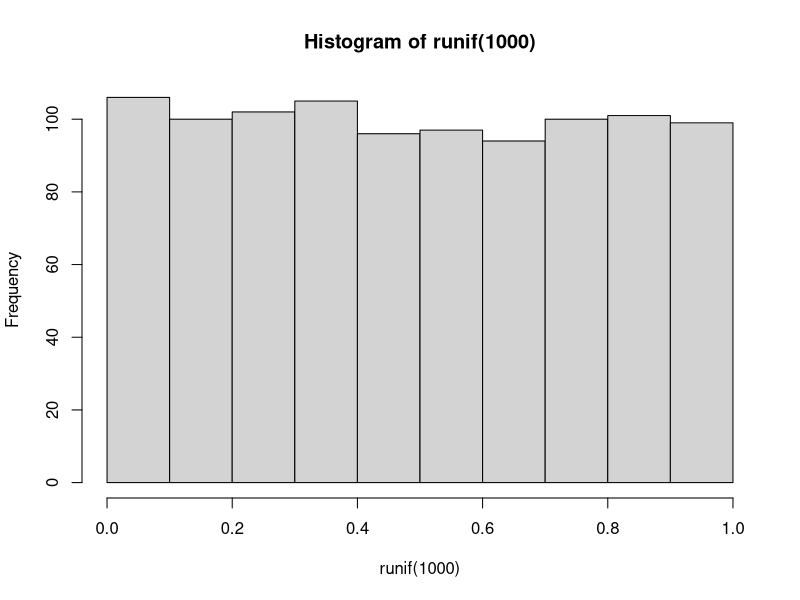
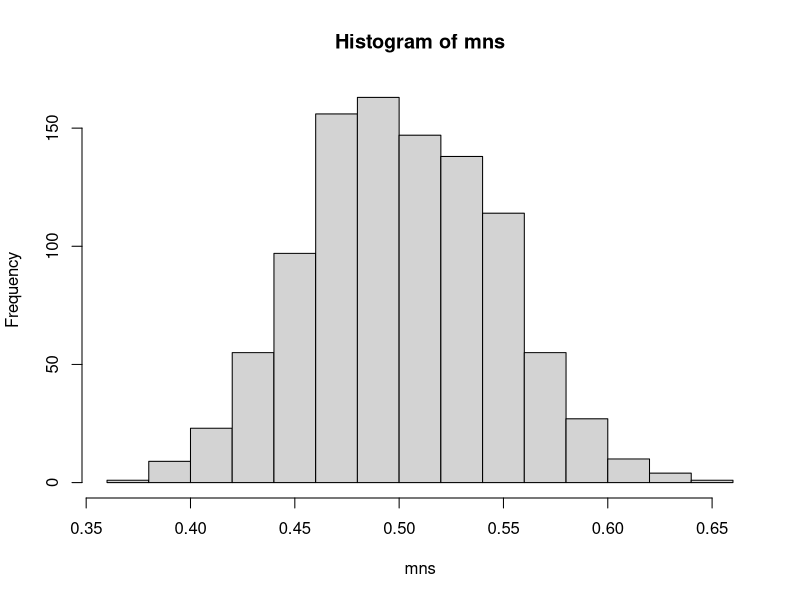
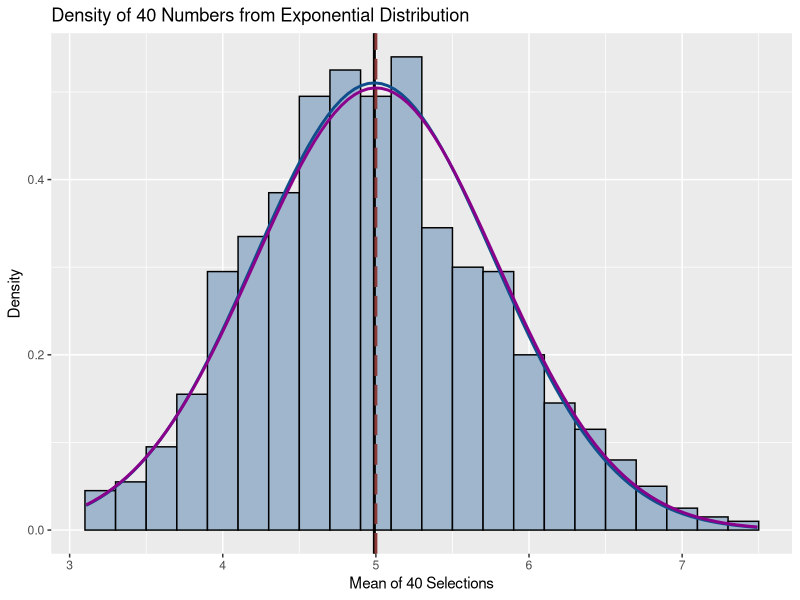

Write R code to recreate these figures, in order.
## ---- chunk 1
hist(runif(1000))
## ---- chunk 2
mns = NULL
for (i in 1 : 1000) mns = c(mns, mean(runif(40)))
hist(mns)
## ---- chunk 3
## Required libraries
library(ggplot2)
library(knitr)
## setting seed
set.seed(1)
## ---- chunk 4
#No. of values (n) = 40, lambda = 0.2, No.of iterations, at least 1000, numsim=2000,Theoretical mean =1 / lambda or 1 / 0.2 
lambda <- 0.2 
nosim <- 1:1000 # Number of Simulations/rows
n <- 40 
## ---- chunk 5
#sd(apply(matrix(rnorm(nosim*n), nosim), 1, mean))

#Create a matrix of simulated values:
e_matrix <- data.frame(x = sapply(nosim, function(x) {mean(rexp(n, lambda))}))

## ---- chunk 6
sim_mean <- apply(e_matrix, 2, mean)
sim_mean
## ---- chunk 7
th_mean <- 1/lambda
th_mean
## ---- chunk 8
sim_SD <- sd((e_matrix$x)) 
sim_SD
## ---- chunk 9
sim_Var <- var(e_matrix$x)
sim_Var
## ---- chunk 10
th_SD <- (1/lambda)/sqrt(n)
th_SD
## ---- chunk 11
th_Var <- th_SD^2
th_Var
## ---- chunk 12
plot <- ggplot(data = e_matrix, aes(x = x)) + 
    geom_histogram(aes(y=..density..), binwidth = 0.20, fill="slategray3", col="black")
plot <- plot + labs(title="Density of 40 Numbers from Exponential Distribution", x="Mean of 40 Selections", y="Density")
plot <- plot + geom_vline(xintercept=sim_mean,size=1.0, color="black")
plot <- plot + stat_function(fun=dnorm,args=list(mean=sim_mean, sd=sim_SD),color = "dodgerblue4", size = 1.0)
plot <- plot+ geom_vline(xintercept=th_mean,size=1.0,color="indianred4",linetype = "longdash")
plot <- plot + stat_function(fun=dnorm,args=list(mean=th_mean, sd=th_SD),color = "darkmagenta", size = 1.0)
plot
